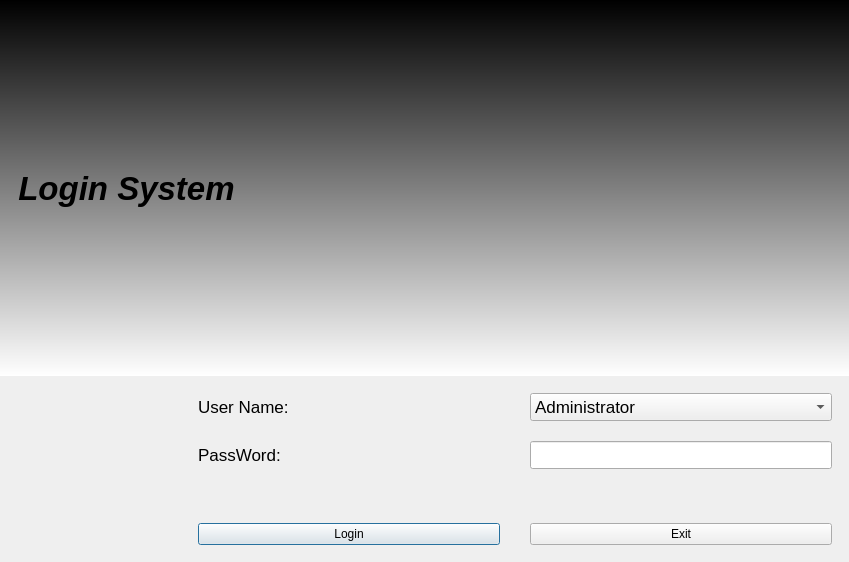
<?xml version="1.0" encoding="UTF-8"?>
<ui version="4.0">
 <class>login</class>
 <widget class="QDialog" name="login">
  <property name="geometry">
   <rect>
    <x>0</x>
    <y>0</y>
    <width>849</width>
    <height>562</height>
   </rect>
  </property>
  <property name="sizePolicy">
   <sizepolicy hsizetype="Expanding" vsizetype="Expanding">
    <horstretch>0</horstretch>
    <verstretch>0</verstretch>
   </sizepolicy>
  </property>
  <property name="windowTitle">
   <string>Login</string>
  </property>
  <property name="styleSheet">
   <string notr="true"/>
  </property>
  <layout class="QGridLayout" name="gridLayout_2">
   <property name="leftMargin">
    <number>0</number>
   </property>
   <property name="topMargin">
    <number>0</number>
   </property>
   <property name="rightMargin">
    <number>0</number>
   </property>
   <property name="bottomMargin">
    <number>0</number>
   </property>
   <property name="spacing">
    <number>0</number>
   </property>
   <item row="0" column="0">
    <widget class="QLabel" name="lb_login">
     <property name="sizePolicy">
      <sizepolicy hsizetype="Expanding" vsizetype="Expanding">
       <horstretch>0</horstretch>
       <verstretch>0</verstretch>
      </sizepolicy>
     </property>
     <property name="font">
      <font>
       <pointsize>25</pointsize>
       <weight>75</weight>
       <italic>true</italic>
       <bold>true</bold>
      </font>
     </property>
     <property name="styleSheet">
      <string notr="true">background-color: qlineargradient(spread:pad, x1:1, y1:0, x2:1, y2:1, stop:0 rgba(0, 0, 0, 255), stop:1 rgba(255, 255, 255, 255));</string>
     </property>
     <property name="text">
      <string>  Login System</string>
     </property>
    </widget>
   </item>
   <item row="1" column="0">
    <layout class="QGridLayout" name="gridLayout" rowstretch="1,1,1,1" columnstretch="1,2,2">
     <property name="leftMargin">
      <number>17</number>
     </property>
     <property name="topMargin">
      <number>17</number>
     </property>
     <property name="rightMargin">
      <number>17</number>
     </property>
     <property name="bottomMargin">
      <number>17</number>
     </property>
     <property name="horizontalSpacing">
      <number>30</number>
     </property>
     <property name="verticalSpacing">
      <number>20</number>
     </property>
     <item row="0" column="0" rowspan="4">
      <widget class="QLabel" name="lb_image">
       <property name="styleSheet">
        <string notr="true"/>
       </property>
       <property name="text">
        <string/>
       </property>
       <property name="scaledContents">
        <bool>true</bool>
       </property>
      </widget>
     </item>
     <item row="0" column="1">
      <widget class="QLabel" name="lb_user">
       <property name="sizePolicy">
        <sizepolicy hsizetype="Preferred" vsizetype="Fixed">
         <horstretch>0</horstretch>
         <verstretch>0</verstretch>
        </sizepolicy>
       </property>
       <property name="font">
        <font>
         <pointsize>13</pointsize>
        </font>
       </property>
       <property name="text">
        <string>User Name:</string>
       </property>
      </widget>
     </item>
     <item row="0" column="2">
      <widget class="QComboBox" name="cb_user">
       <property name="sizePolicy">
        <sizepolicy hsizetype="Preferred" vsizetype="Fixed">
         <horstretch>0</horstretch>
         <verstretch>0</verstretch>
        </sizepolicy>
       </property>
       <property name="font">
        <font>
         <pointsize>13</pointsize>
        </font>
       </property>
       <item>
        <property name="text">
         <string>Administrator</string>
        </property>
       </item>
       <item>
        <property name="text">
         <string>Operator</string>
        </property>
       </item>
      </widget>
     </item>
     <item row="1" column="1">
      <widget class="QLabel" name="lb_pwd">
       <property name="sizePolicy">
        <sizepolicy hsizetype="Preferred" vsizetype="Fixed">
         <horstretch>0</horstretch>
         <verstretch>0</verstretch>
        </sizepolicy>
       </property>
       <property name="font">
        <font>
         <pointsize>13</pointsize>
        </font>
       </property>
       <property name="text">
        <string>PassWord:</string>
       </property>
      </widget>
     </item>
     <item row="1" column="2">
      <widget class="QLineEdit" name="le_pwd">
       <property name="sizePolicy">
        <sizepolicy hsizetype="Preferred" vsizetype="Fixed">
         <horstretch>0</horstretch>
         <verstretch>0</verstretch>
        </sizepolicy>
       </property>
       <property name="font">
        <font>
         <pointsize>13</pointsize>
        </font>
       </property>
       <property name="echoMode">
        <enum>QLineEdit::Password</enum>
       </property>
      </widget>
     </item>
     <item row="2" column="2">
      <widget class="QLabel" name="lb_layout">
       <property name="sizePolicy">
        <sizepolicy hsizetype="Preferred" vsizetype="Fixed">
         <horstretch>0</horstretch>
         <verstretch>0</verstretch>
        </sizepolicy>
       </property>
       <property name="styleSheet">
        <string notr="true"/>
       </property>
       <property name="text">
        <string/>
       </property>
      </widget>
     </item>
     <item row="3" column="1">
      <widget class="QPushButton" name="pb_login">
       <property name="sizePolicy">
        <sizepolicy hsizetype="Preferred" vsizetype="Fixed">
         <horstretch>0</horstretch>
         <verstretch>0</verstretch>
        </sizepolicy>
       </property>
       <property name="text">
        <string>Login</string>
       </property>
      </widget>
     </item>
     <item row="3" column="2">
      <widget class="QPushButton" name="pb_exit">
       <property name="sizePolicy">
        <sizepolicy hsizetype="Preferred" vsizetype="Fixed">
         <horstretch>0</horstretch>
         <verstretch>0</verstretch>
        </sizepolicy>
       </property>
       <property name="text">
        <string>Exit</string>
       </property>
      </widget>
     </item>
    </layout>
   </item>
  </layout>
 </widget>
 <resources/>
 <connections/>
</ui>
